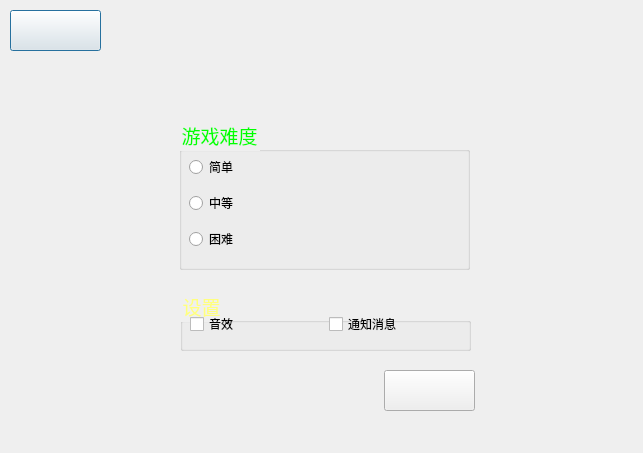
<?xml version="1.0" encoding="UTF-8"?>
<ui version="4.0">
 <class>OptionDialog</class>
 <widget class="QDialog" name="OptionDialog">
  <property name="geometry">
   <rect>
    <x>0</x>
    <y>0</y>
    <width>643</width>
    <height>453</height>
   </rect>
  </property>
  <property name="windowTitle">
   <string>Dialog</string>
  </property>
  <widget class="QLabel" name="label">
   <property name="geometry">
    <rect>
     <x>0</x>
     <y>0</y>
     <width>651</width>
     <height>461</height>
    </rect>
   </property>
   <property name="autoFillBackground">
    <bool>true</bool>
   </property>
   <property name="text">
    <string/>
   </property>
   <property name="pixmap">
    <pixmap resource="source.qrc">:/images/bg.png</pixmap>
   </property>
  </widget>
  <widget class="QGroupBox" name="groupBox_big">
   <property name="geometry">
    <rect>
     <x>179</x>
     <y>119</y>
     <width>291</width>
     <height>151</height>
    </rect>
   </property>
   <property name="font">
    <font>
     <family>Agency FB</family>
     <pointsize>14</pointsize>
    </font>
   </property>
   <property name="styleSheet">
    <string notr="true">color: rgb(0, 255, 0);</string>
   </property>
   <property name="title">
    <string>游戏难度</string>
   </property>
   <widget class="QWidget" name="verticalLayoutWidget">
    <property name="geometry">
     <rect>
      <x>10</x>
      <y>30</y>
      <width>271</width>
      <height>111</height>
     </rect>
    </property>
    <layout class="QVBoxLayout" name="verticalLayout_big" stretch="0,0,0">
     <item>
      <widget class="QRadioButton" name="radioButton_easy">
       <property name="enabled">
        <bool>true</bool>
       </property>
       <property name="styleSheet">
        <string notr="true">color: rgb(0, 0, 0);</string>
       </property>
       <property name="text">
        <string>简单</string>
       </property>
      </widget>
     </item>
     <item>
      <widget class="QRadioButton" name="radioButton_middle">
       <property name="styleSheet">
        <string notr="true">color: rgb(0, 0, 0);</string>
       </property>
       <property name="text">
        <string>中等</string>
       </property>
      </widget>
     </item>
     <item>
      <widget class="QRadioButton" name="radioButton_hard">
       <property name="styleSheet">
        <string notr="true">color: rgb(0, 0, 0);</string>
       </property>
       <property name="text">
        <string>困难</string>
       </property>
      </widget>
     </item>
    </layout>
   </widget>
  </widget>
  <widget class="QGroupBox" name="groupBox_tiny">
   <property name="geometry">
    <rect>
     <x>180</x>
     <y>290</y>
     <width>291</width>
     <height>61</height>
    </rect>
   </property>
   <property name="font">
    <font>
     <family>Agency FB</family>
     <pointsize>14</pointsize>
    </font>
   </property>
   <property name="styleSheet">
    <string notr="true">color: rgb(255, 255, 127);</string>
   </property>
   <property name="title">
    <string>设置</string>
   </property>
   <widget class="QWidget" name="horizontalLayoutWidget">
    <property name="geometry">
     <rect>
      <x>10</x>
      <y>19</y>
      <width>271</width>
      <height>31</height>
     </rect>
    </property>
    <layout class="QHBoxLayout" name="horizontalLayout_tiny">
     <item>
      <widget class="QCheckBox" name="checkBox_soundeffects">
       <property name="font">
        <font>
         <pointsize>9</pointsize>
        </font>
       </property>
       <property name="styleSheet">
        <string notr="true">color: rgb(0, 0, 0);</string>
       </property>
       <property name="text">
        <string>音效</string>
       </property>
      </widget>
     </item>
     <item>
      <widget class="QCheckBox" name="checkBox_inform">
       <property name="styleSheet">
        <string notr="true">color: rgb(0, 0, 0);</string>
       </property>
       <property name="text">
        <string>通知消息</string>
       </property>
      </widget>
     </item>
    </layout>
   </widget>
  </widget>
  <widget class="QPushButton" name="pushButton_back">
   <property name="geometry">
    <rect>
     <x>10</x>
     <y>10</y>
     <width>91</width>
     <height>41</height>
    </rect>
   </property>
   <property name="styleSheet">
    <string notr="true">border-image: url(:/images/back.png);</string>
   </property>
   <property name="text">
    <string/>
   </property>
  </widget>
  <widget class="QPushButton" name="pushButton_correct">
   <property name="geometry">
    <rect>
     <x>384</x>
     <y>370</y>
     <width>91</width>
     <height>41</height>
    </rect>
   </property>
   <property name="styleSheet">
    <string notr="true">border-image: url(:/images/correct.png);</string>
   </property>
   <property name="text">
    <string/>
   </property>
  </widget>
 </widget>
 <resources>
  <include location="source.qrc"/>
 </resources>
 <connections/>
</ui>
